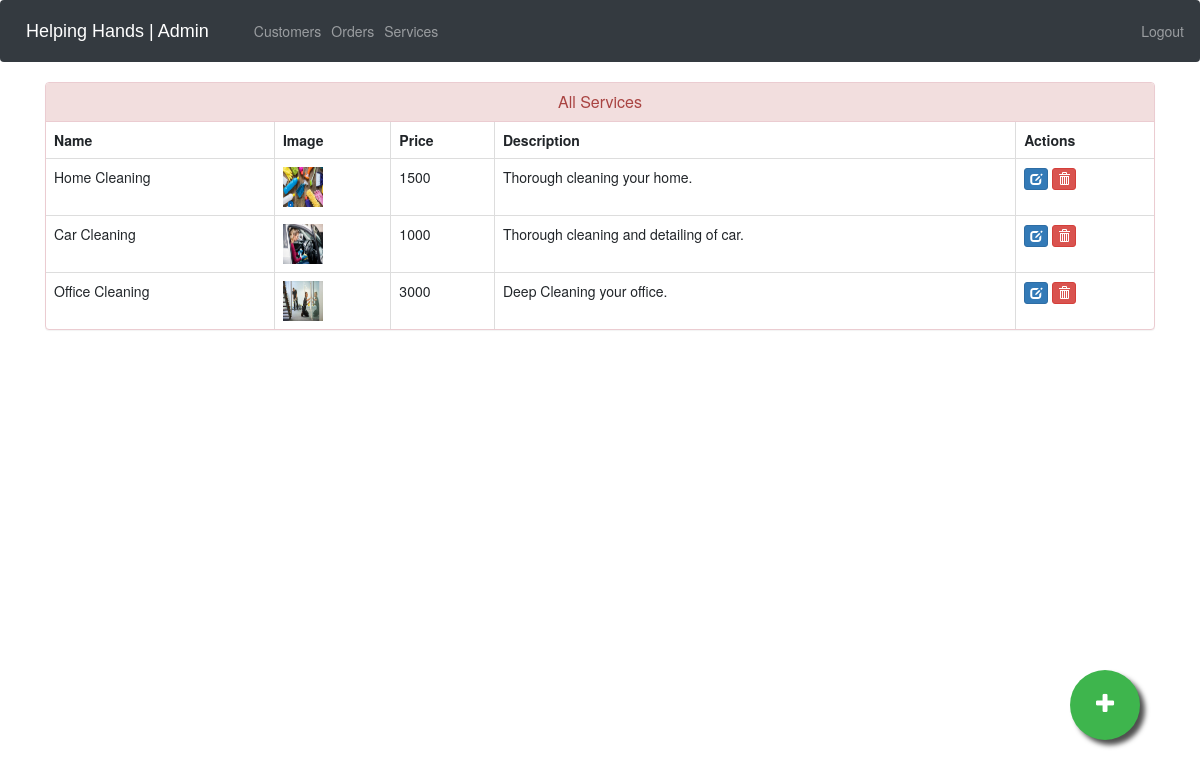
The page /admin-products (signed in) on the database its author committed.
### ecom/models.py (models this page shows, shortened)
class Product(models.Model):
    name=models.CharField(max_length=40)
    product_image= models.ImageField(upload_to='product_image/',null=True,blank=True)
    price = models.PositiveIntegerField()
    description=models.CharField(max_length=40)

### ecom/views.py (the view)
# urls.py: path('admin-products', views.admin_products_view,name='admin-products'),
@login_required(login_url='adminlogin')
def admin_products_view(request):
    products=models.Product.objects.all()
    return render(request,'ecom/admin_products.html',{'products':products})

### templates/ecom/admin_products.html (shortened to what this page needs)
{% extends 'ecom/admin_base.html' %}
{% load static %}
{% block content %}
<head>
  <link href="//netdna.bootstrapcdn.com/bootstrap/3.0.0/css/bootstrap.min.css" rel="stylesheet" id="bootstrap-css">
</head>
<div class="container">
  <div class="panel panel-danger">
    <div class="panel-heading">
      <h6 class="panel-title">All Services</h6>
    </div>
    <table class="table table-hover table-bordered" id="dev-table">
      <thead>
        <tr>
          <th>Name</th>
          <th>Image</th>
          <th>Price</th>
          <th>Description</th>
          <th>Actions</th>
        </tr>
      </thead>
      {% for p in products %}
  {% if p %}
      <tr>
        <td> {{p.name}}</td>
        <td> <img src="{% static p.product_image.url %}" alt="Profile Pic" height="40px" width="40px" /></td>
        <td>{{p.price}}</td>
        <td>{{p.description}}</td>
        <td><a class="btn btn-primary btn-xs" href="{% url 'update-product' p.id  %}"><span class="glyphicon glyphicon-edit"></span></a>
          <a class="btn btn-danger btn-xs" href="{% url 'delete-product' p.id  %}"><span class="glyphicon glyphicon-trash"></span></a></td>
      </tr>
      {%else%}
      <br><br><br>
      <h1>No Products!!</h1>
      {% endif %}
      {% endfor %}
    </table>
  </div>
</div>
<a href="/admin-add-product" class="float">
<i class="fa fa-plus my-float"></i>
</a>
{% endblock content %}

### templates/ecom/admin_base.html (style rules this page uses)
.fa { font-size: 23px; width: 60px; text-align: center; text-decoration: none; margin: 5px 2px; border-radius: 50%; }

### templates/ecom/admin_products.html (style rules this page uses)
a:link { text-decoration: none; }
h6 { text-align: center; }
.float { position:fixed; width:70px; height:70px; bottom:60px; right:60px; background-color:#3eb54d; color:#FFF; border-radius:50px; text-align:center; box-shadow: 5px 5px 5px #505050; }
.my-float { margin-top:22px; }

### rows shown on the page
Product: name "Home Cleaning", product_image (picture), price "1500", description "Thorough cleaning your home."
Product: name "Car Cleaning", product_image (picture), price "1000", description "Thorough cleaning and detailing of car."
Product: name "Office Cleaning", product_image (picture), price "3000", description "Deep Cleaning your office."
